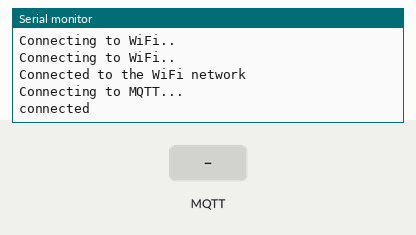
This sketch was run on a simulated ESP8266 (NodeMCU). Parts: the last lines printed to the serial monitor. The inputs (shaded band) are chosen by the test bench. WiFi joins after 1.5 s; servers stay silent unless stated; no MQTT or app messages arrive unless stated.

Above: at 2.7 s.
2.8 s: MQTT message "1" arrives on the first subscribed topic
At 3.8 s:
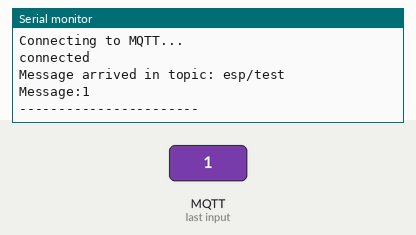
4.3 s: MQTT message "on" arrives on the first subscribed topic
At 4.9 s:
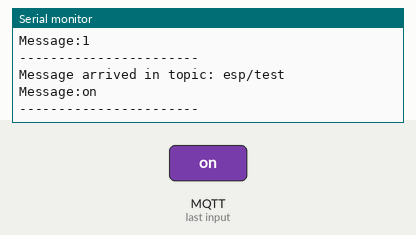
5.8 s: MQTT message "off" arrives on the first subscribed topic
At 7.3 s:
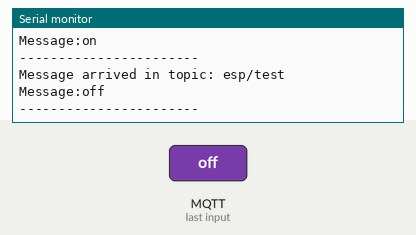

The sketch:

mqtt_client.ino
```cpp
/*
  @created by Sachin Kumar
  @mail sachinkum123567@gmail.com
  NodeMCU code for MQTT client broker
  That sends the data to cloud and further an flutter application can be used to view the data
*/

#include <ESP8266WiFi.h>
#include <PubSubClient.h>

const char* ssid = "Redmi 6";
const char* password =  "123456789";
const char* mqttServer = "soldier.cloudmqtt.com";
const int mqttPort = 10755;
const char* mqttUser = "aypgvnsq";
const char* mqttPassword = "vsbiDXU4OIlB";

WiFiClient espClient;
PubSubClient client(espClient);

void setup() {

  Serial.begin(115200);

  WiFi.begin(ssid, password);

  while (WiFi.status() != WL_CONNECTED) {
    delay(500);
    Serial.println("Connecting to WiFi..");
  }
  Serial.println("Connected to the WiFi network");

  client.setServer(mqttServer, mqttPort);
  client.setCallback(callback);

  while (!client.connected()) {
    Serial.println("Connecting to MQTT...");

    if (client.connect("ESP8266Client", mqttUser, mqttPassword )) {

      Serial.println("connected");

    } else {

      Serial.print("failed with state ");
      Serial.print(client.state());
      delay(2000);

    }
  }

  client.publish("esp/test", "Hello from ESP8266");
  client.subscribe("esp/test");

}

void callback(char* topic, byte* payload, unsigned int length) {

  Serial.print("Message arrived in topic: ");
  Serial.println(topic);

  Serial.print("Message:");
  for (int i = 0; i < length; i++) {
    Serial.print((char)payload[i]);
  }

  Serial.println();
  Serial.println("-----------------------");

}

void loop() {
  client.loop();
}
```

Measured:
- after the input at 2.8 s, the serial monitor: prints a new line at once (image 1)
- after the input at 4.3 s, the serial monitor: prints a new line at once (image 2)
- after the input at 5.8 s, the serial monitor: prints a new line at once (image 3)
